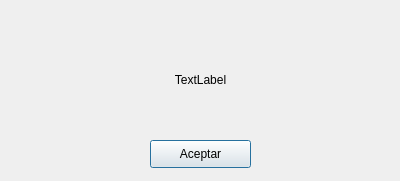
<?xml version="1.0" encoding="UTF-8"?>
<ui version="4.0">
 <class>Dialog</class>
 <widget class="QDialog" name="Dialog">
  <property name="geometry">
   <rect>
    <x>0</x>
    <y>0</y>
    <width>400</width>
    <height>181</height>
   </rect>
  </property>
  <property name="windowTitle">
   <string>Weed_detection</string>
  </property>
  <property name="windowIcon">
   <iconset>
    <normaloff>imgs/ral_icon.jpg</normaloff>imgs/ral_icon.jpg</iconset>
  </property>
  <widget class="QPushButton" name="warn_accept">
   <property name="geometry">
    <rect>
     <x>150</x>
     <y>140</y>
     <width>101</width>
     <height>28</height>
    </rect>
   </property>
   <property name="text">
    <string>Aceptar</string>
   </property>
  </widget>
  <widget class="QLabel" name="warn_label">
   <property name="geometry">
    <rect>
     <x>0</x>
     <y>70</y>
     <width>401</width>
     <height>20</height>
    </rect>
   </property>
   <property name="text">
    <string>TextLabel</string>
   </property>
   <property name="alignment">
    <set>Qt::AlignCenter</set>
   </property>
  </widget>
 </widget>
 <resources/>
 <connections/>
</ui>
